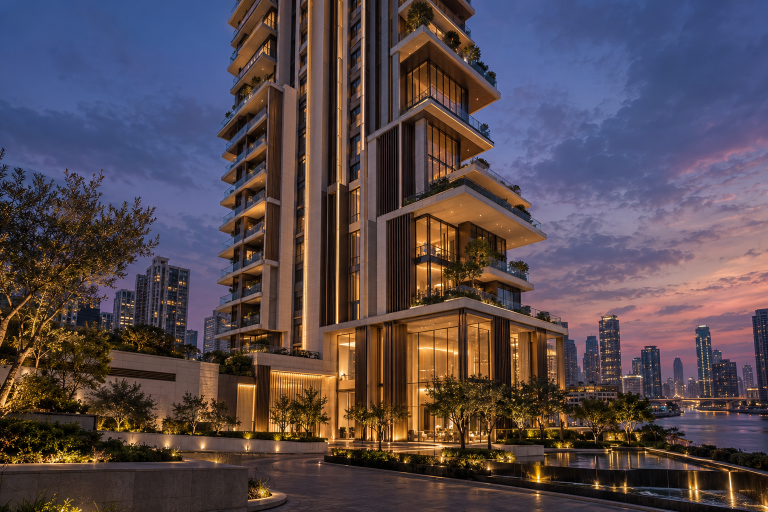
#> input picture nova-builders/dist/assets/aurelian.png, 1536 x 1024 px (shown at 1/2 size); its folder holds 4 pictures in this run
$ python optimize-images.py
#> lines starting #> are read from the running program, lines starting #| are printed output that depends on the picture
"""Generate separate fast hero and high-detail project WebP assets.

Requires Pillow with WebP support: python -m pip install Pillow
Run from any directory: python nova-builders/scripts/optimize-images.py
"""

from pathlib import Path
from PIL import Image

assets = Path(__file__).resolve().parents[1] / "dist" / "assets"

for name in ("aurelian", "vela", "meridian", "aurelian-daylight", "residence-interior", "material-detail"):
    original = assets / f"{name}.png"
    with Image.open(original) as source:
#> source is the input picture: PIL image 1536x1024 RGB; mean R, G, B 86.3, 73.5, 79.4
        image = source.convert("RGB")
        # The first-screen hero remains lightweight. Below-fold imagery uses
        # separate quality-95 files, always re-encoded from the original PNGs.
        variants = [(f"{name}-detail", 95)]
        if name in ("aurelian", "aurelian-daylight"):
            variants.append((name, 78))
        for prefix, quality in variants:
            for width in (640, 960, 1536):
                height = round(image.height * width / image.width)
                output = assets / f"{prefix}-{width}.webp"
                image.resize((width, height), Image.Resampling.LANCZOS).save(
                    output, "WEBP", quality=quality, method=6
                )
                print(f"{output.name}: {output.stat().st_size:,} bytes (quality {quality})")
#> this loop made 2 passes
#> pass 1, `image.resize((width, height), Image.Resampling.LANCZOS).save( output, ..`:
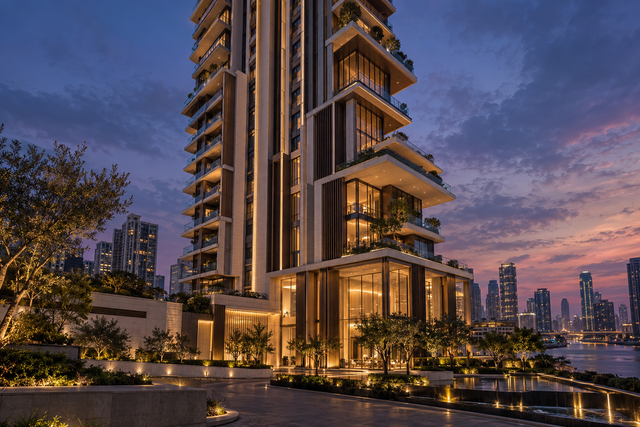
#> saved as aurelian-detail-640.webp: PIL image 640x427 RGB; mean R, G, B 86.3, 73.5, 79.4

        # At a roughly 375 CSS-pixel phone width, a 2x screen needs about
        # 750 pixels. Give it an 800px source instead of the 960px desktop one.
        if name in ("aurelian", "aurelian-daylight", "vela", "meridian"):
            prefix = name if name == "aurelian" else f"{name}-detail"
            output = assets / f"{prefix}-800.webp"
            image.resize((800, 533), Image.Resampling.LANCZOS).save(
                output, "WEBP", quality=72 if name == "aurelian" else 80, method=6
            )
#> (the run stopped early here; a loop or call above may not have finished)
